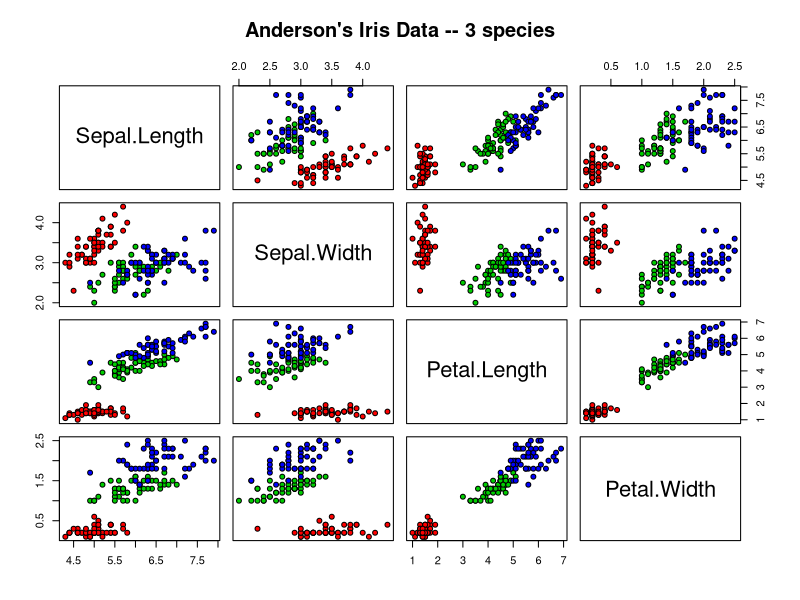
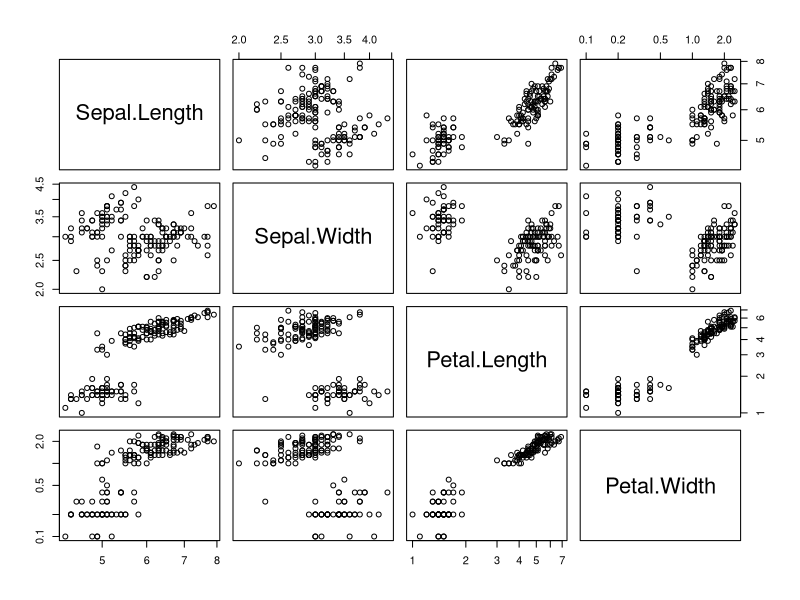
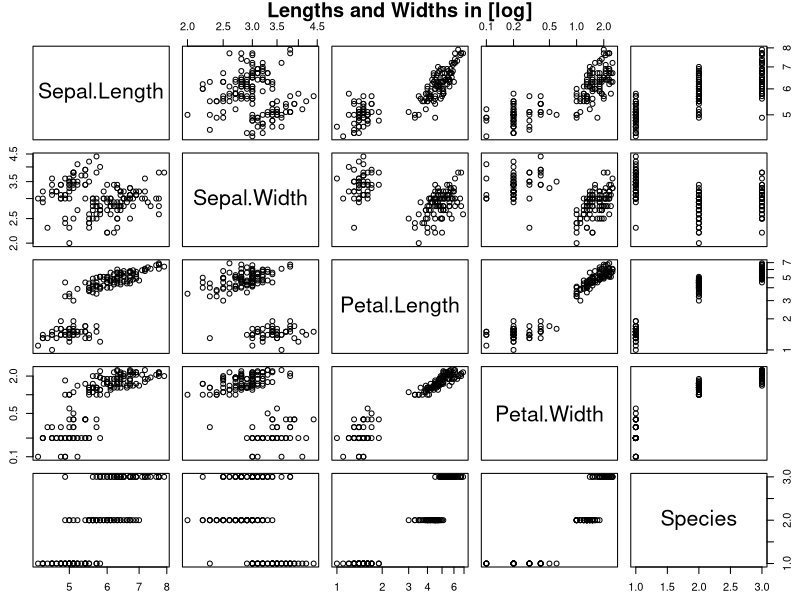
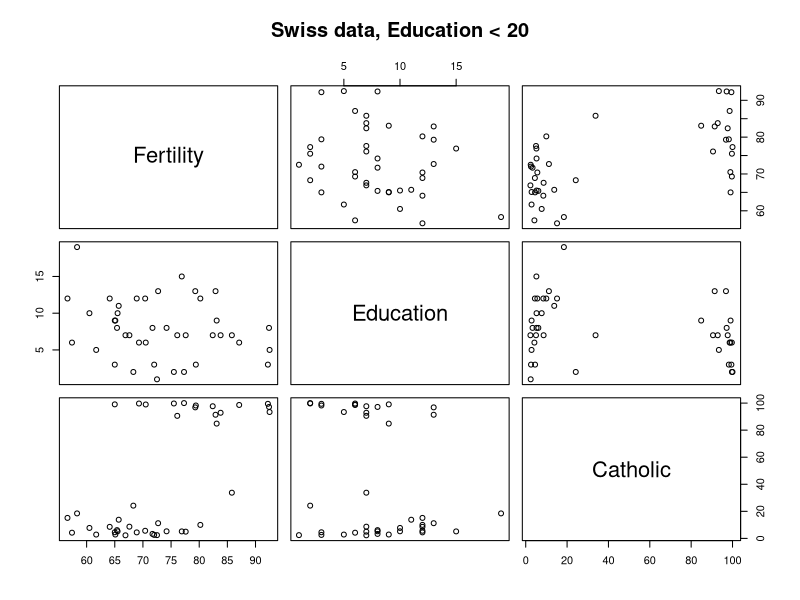
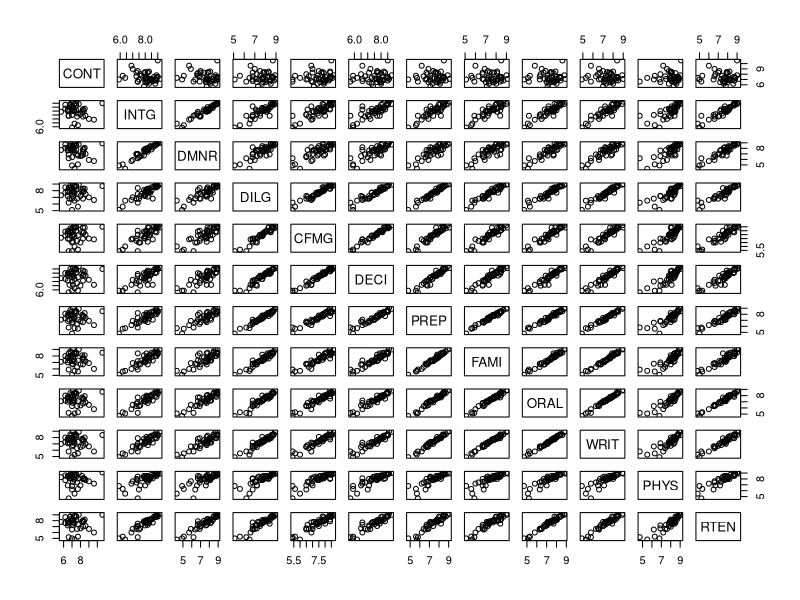
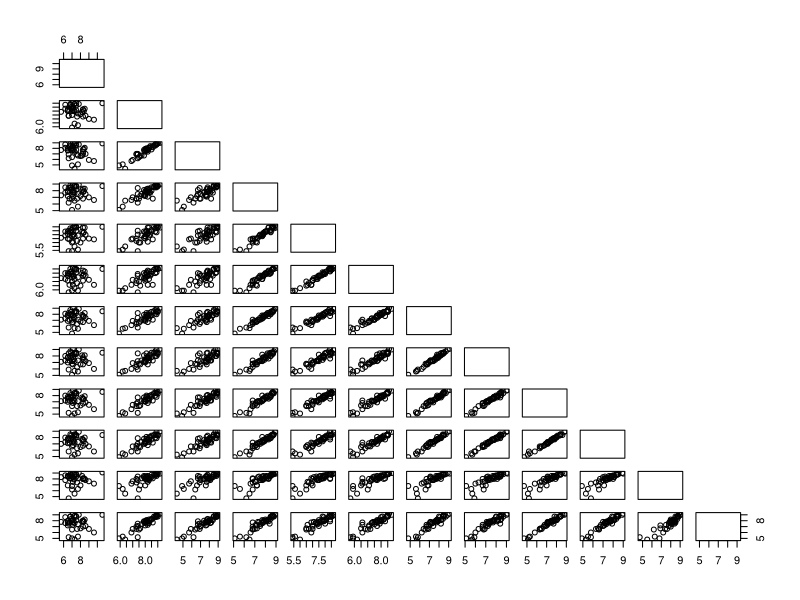
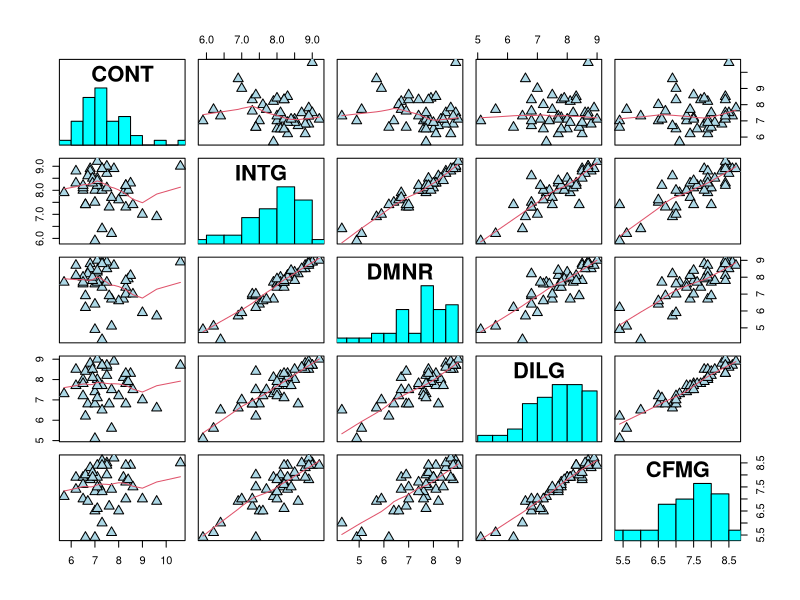
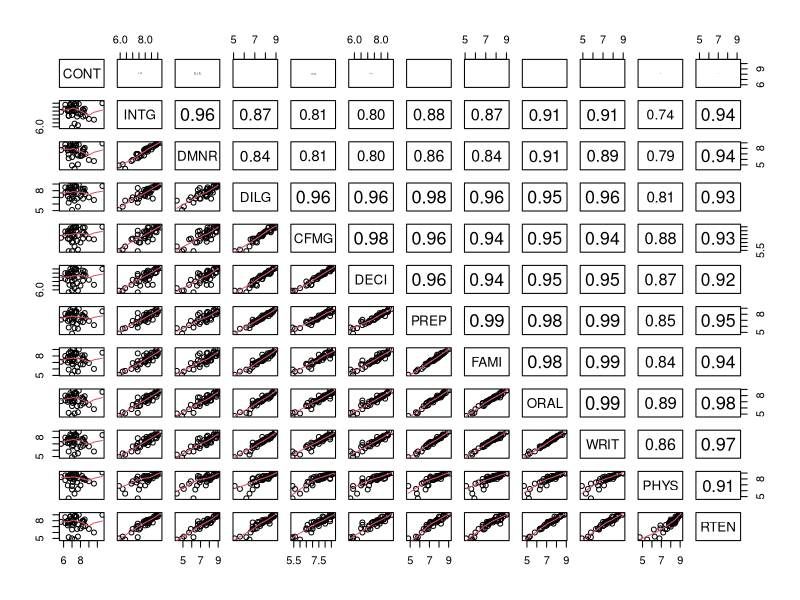

The R source for these figures, in order:
pairs(iris[1:4], main = "Anderson's Iris Data -- 3 species",pch = 21, bg = c("red", "green3", "blue")[unclass(iris$Species)])
pairs(iris[-5], log = "xy")
pairs(iris, log = 1:4,main = "Lengths and Widths in [log]", line.main=1.5, oma=c(2,2,3,2))
pairs(~ Fertility + Education + Catholic, data = swiss,subset = Education < 20, main = "Swiss data, Education < 20")
pairs(USJudgeRatings)
pairs(USJudgeRatings, text.panel = NULL, upper.panel = NULL)
panel.hist <- function(x, ...){
    usr <- par("usr"); on.exit(par(usr))
    par(usr = c(usr[1:2], 0, 1.5) )
    h <- hist(x, plot = FALSE)
    breaks <- h$breaks; nB <- length(breaks)
    y <- h$counts; y <- y/max(y)
    rect(breaks[-nB], 0, breaks[-1], y, col = "cyan", ...)}
pairs(USJudgeRatings[1:5], panel = panel.smooth,
      cex = 1.5, pch = 24, bg = "light blue",
      diag.panel = panel.hist, cex.labels = 2, font.labels = 2)
panel.cor <- function(x, y, digits = 2, prefix = "", cex.cor, ...){
    usr <- par("usr"); on.exit(par(usr))
    par(usr = c(0, 1, 0, 1))
    r <- abs(cor(x, y))
    txt <- format(c(r, 0.123456789), digits = digits)[1]
    txt <- paste0(prefix, txt)
    if(missing(cex.cor)) cex.cor <- 0.8/strwidth(txt)
    text(0.5, 0.5, txt, cex = cex.cor * r)}
pairs(USJudgeRatings, lower.panel = panel.smooth, upper.panel = panel.cor)

